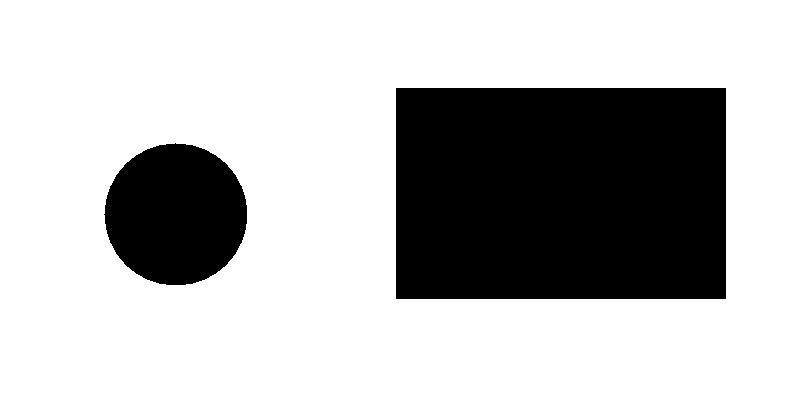
%> input picture labo/1_morphology/images/squarecircle.bmp, 800 x 400 px
$ octave --eval "opl_1_testen;"   (GNU Octave 9; MATLAB toolbox functions it lacks are replaced by stand-ins)
%> lines starting %> are read from the running program, lines starting %| are printed output that depends on the picture; in (x1, y1, x2, y2) boxes, pixels count from 0 and x2, y2 are one past the last pixel; in counts of white or black regions, pixels touching at a corner belong together; the program's own positions count from 1
function opl_1_testen( )
bestandsnaam = 'images/squarecircle.bmp';
img = im2bw(imread(bestandsnaam), 0.5);
%> img: size 400x800 logical; 73.3% white; 2 black regions, box (x1, y1, x2, y2) and area: (396, 88, 726, 299) 69630, (104, 143, 247, 285) 15856

%Maken ascii voorstelling van de figuren in een matrix
%se = strel('ball', 50,50);
%se = strel('line',20,150);
se = strel('disk',10);
%se = strel('diamond',30)

%Pixels toevoegen aan de rand van de objecten, het object gaat naar de vorm
%van het structural element (se)
img_adjusted = imdilate(not(img), se);
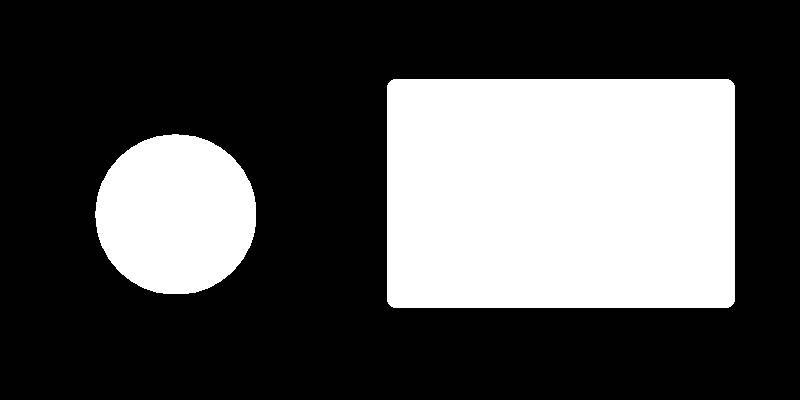
%> img_adjusted: size 400x800 logical; 31.2% white; 2 white regions, box (x1, y1, x2, y2) and area: (387, 79, 735, 308) 79624, (95, 134, 256, 294) 20322

%Pixels verwijderen aan de rand van de objecten, het object gaat naar de vorm
%van het structural element (se)
img_adjusted_erode = imerode(not(img), se);
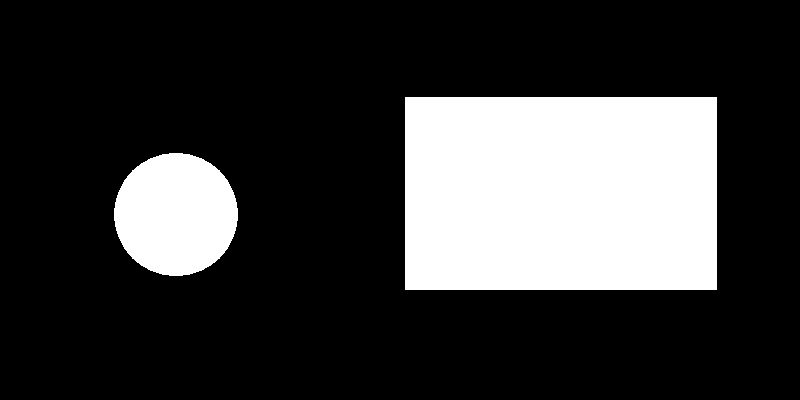
%> img_adjusted_erode: size 400x800 logical; 22.5% white; 2 white regions, box (x1, y1, x2, y2) and area: (405, 97, 717, 290) 60216, (114, 153, 238, 276) 11940

%dit is erode met erna dilate (met 2x hetzelfde structural element)
%dit is bv handig om kleine objecten van de image te verwijderen maar
%wel de grotere objecten in de image behouden (inclusief vorm)
%hiervoor gebruik je dan een structural element die groot genoeg is om de
%kleine te verwijderen elementen te omvatten, maar toch nog klein genoeg is
%om de grote niet te wijzigen
img_adjusted_open = imopen(not(img), se);
%> img_adjusted_open: size 400x800 logical; 26.7% white; 2 white regions, box (x1, y1, x2, y2) and area: (396, 88, 726, 299) 69562, (105, 144, 247, 285) 15850

%dit is dilate met erna erode (met 2x hetzelfde structural element)
img_adjusted_close = imclose(not(img), se);

imshow(img), title('origineel')
figure, imshow(not(img_adjusted)), title('aangepast')
figure, imshow(abs(img - not(img_adjusted))), title('verschil')
%> after `imshow(abs(img - not(img_adjusted)))`:
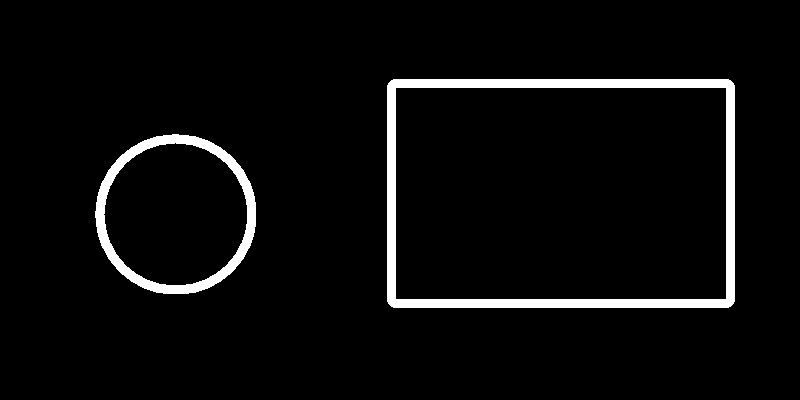
%> displayed picture: size 400x800, on the screen's scale of 0 to 255; 4.5% white; 2 white regions, box (x1, y1, x2, y2) and area: (387, 79, 735, 308) 9994, (95, 134, 256, 294) 4466

end

$ run again, with labo/1_morphology/images/fingerprint.bmp copied over labo/1_morphology/images/squarecircle.bmp
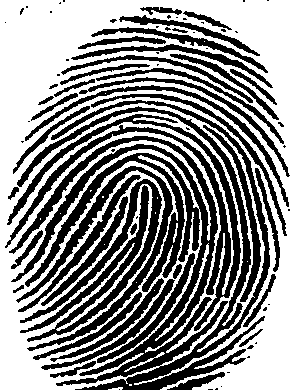
%> input picture labo/1_morphology/images/fingerprint.bmp, 293 x 390 px
%> img: size 390x293 logical; 55% white; 82 black regions (41 under 20 px), largest, box (x1, y1, x2, y2) and area: (9, 100, 270, 390) 18581, (5, 114, 241, 331) 5271, (20, 179, 162, 342) 4765
%> img_adjusted: size 390x293 logical; 86.1% white; 9 black regions (4 under 20 px), largest, box (x1, y1, x2, y2) and area: (0, 0, 135, 191) 6904, (181, 0, 293, 122) 3420, (231, 243, 293, 390) 3319, (0, 256, 48, 390) 2013, (0, 0, 17, 14) 171
%> img_adjusted_erode: size 390x293 logical; every value is 0
%> in opl_1_testen, `img_adjusted_close = imclose(not(img), se);`:
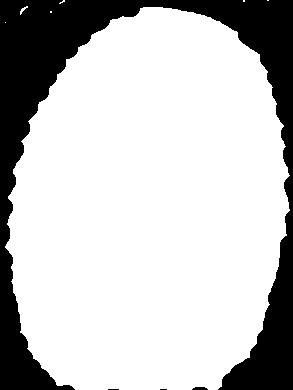
%> img_adjusted_close: size 390x293 logical; 76.8% white; 4 black regions (2 under 20 px), largest, box (x1, y1, x2, y2) and area: (0, 0, 293, 390) 26475, (192, 387, 208, 390) 40
%> in opl_1_testen, `imshow(abs(img - not(img_adjusted)))`:
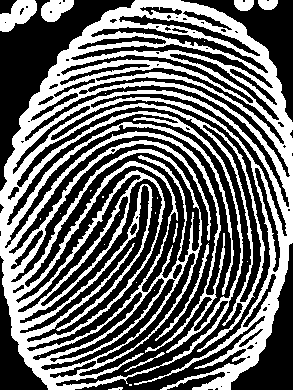
%> displayed picture: size 390x293, on the screen's scale of 0 to 255; 41.1% white; 24 white regions (15 under 20 px), largest, box (x1, y1, x2, y2) and area: (0, 0, 293, 390) 44874, (0, 0, 37, 32) 710, (41, 0, 74, 22) 494

$ run again, with labo/1_morphology/images/leaf.bmp copied over labo/1_morphology/images/squarecircle.bmp
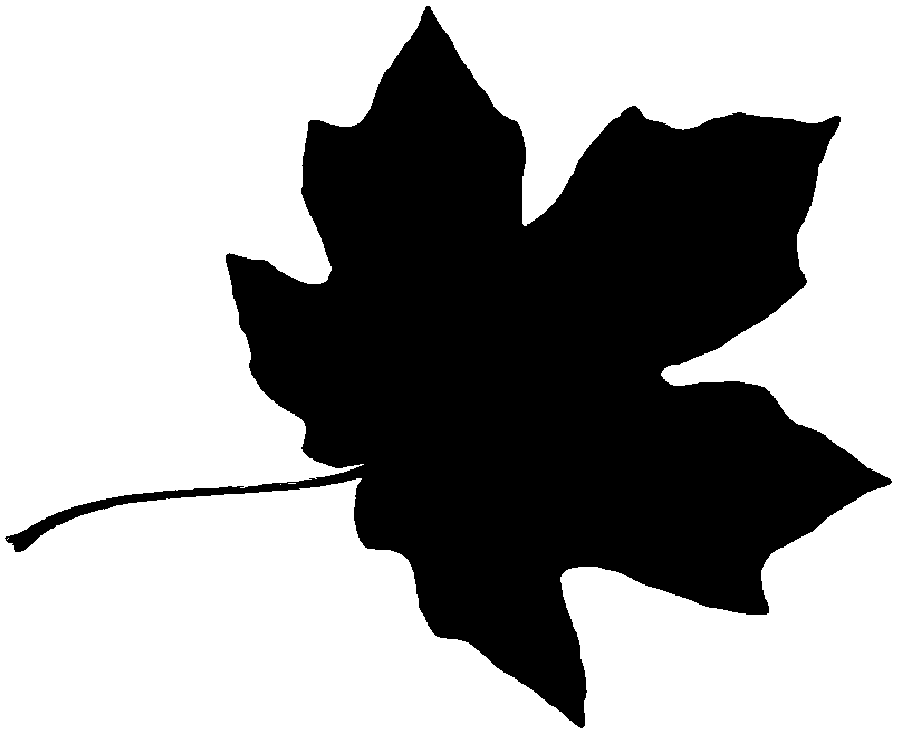
%> input picture labo/1_morphology/images/leaf.bmp, 900 x 730 px
%> img: size 730x900 logical; 62.1% white; 1 black region, box (x1, y1, x2, y2) and area: (5, 6, 892, 728) 248872
%> img_adjusted: size 730x900 logical; 43.2% white; 1 white region, box (x1, y1, x2, y2) and area: (0, 0, 900, 730) 283586
%> img_adjusted_erode: size 730x900 logical; 33.1% white; 1 white region, box (x1, y1, x2, y2) and area: (237, 26, 872, 712) 217604
%> img_adjusted_open: size 730x900 logical; 37.2% white; 1 white region, box (x1, y1, x2, y2) and area: (228, 17, 881, 721) 244704
%> in opl_1_testen, `img_adjusted_close = imclose(not(img), se);`:
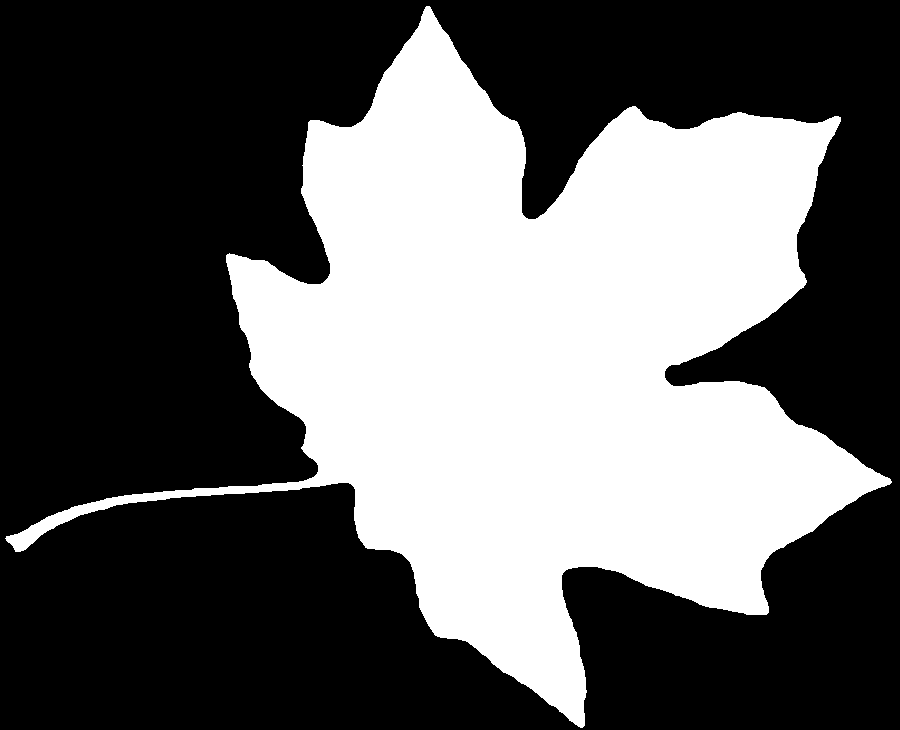
%> img_adjusted_close: size 730x900 logical; 38% white; 1 white region, box (x1, y1, x2, y2) and area: (5, 6, 892, 728) 249683
%> in opl_1_testen, `imshow(abs(img - not(img_adjusted)))`:
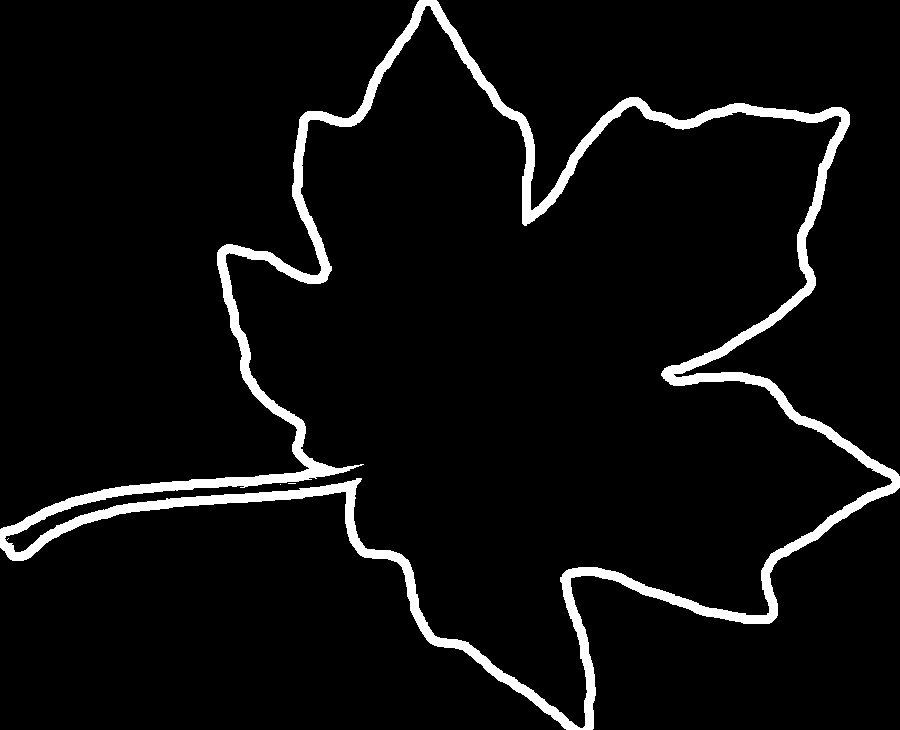
%> displayed picture: size 730x900, on the screen's scale of 0 to 255; 5.3% white; 4 white regions (3 under 20 px), largest, box (x1, y1, x2, y2) and area: (0, 0, 900, 730) 34703

$ run again, with labo/1_morphology/images/text.bmp copied over labo/1_morphology/images/squarecircle.bmp
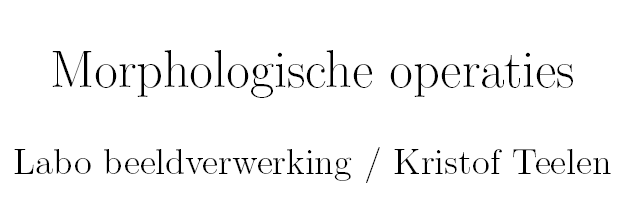
%> input picture labo/1_morphology/images/text.bmp, 640 x 200 px
%> in opl_1_testen, `img = im2bw(imread(bestandsnaam), 0.5);`:
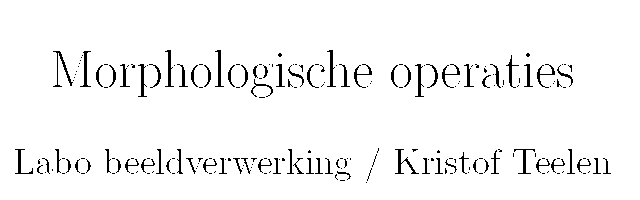
%> img: size 200x640 logical; 96% white; black in thin lines or dots, all inside (x1, y1, x2, y2) = (15, 50, 611, 183)
%> img_adjusted: size 200x640 logical; 36.7% white; 3 white regions, box (x1, y1, x2, y2) and area: (6, 139, 620, 192) 22794, (44, 41, 381, 107) 15736, (382, 44, 582, 106) 8481
%> img_adjusted_erode: size 200x640 logical; every value is 0
%> img_adjusted_close: size 200x640 logical; 16.3% white; 8 white regions (3 under 20 px), largest, box (x1, y1, x2, y2) and area: (53, 50, 372, 98) 7881, (391, 53, 573, 97) 4187, (101, 149, 351, 181) 4093, (395, 149, 611, 174) 3534, (15, 149, 94, 174) 1182
%> in opl_1_testen, `imshow(abs(img - not(img_adjusted)))`:
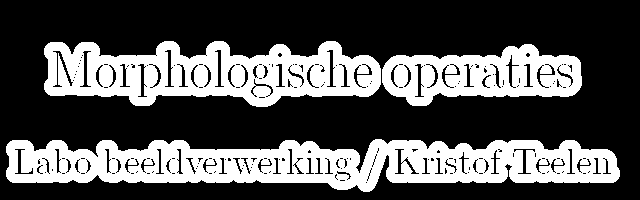
%> displayed picture: size 200x640, on the screen's scale of 0 to 255; 32.7% white; 3 white regions, box (x1, y1, x2, y2) and area: (6, 139, 620, 192) 20528, (44, 41, 381, 107) 13823, (382, 44, 582, 106) 7492
